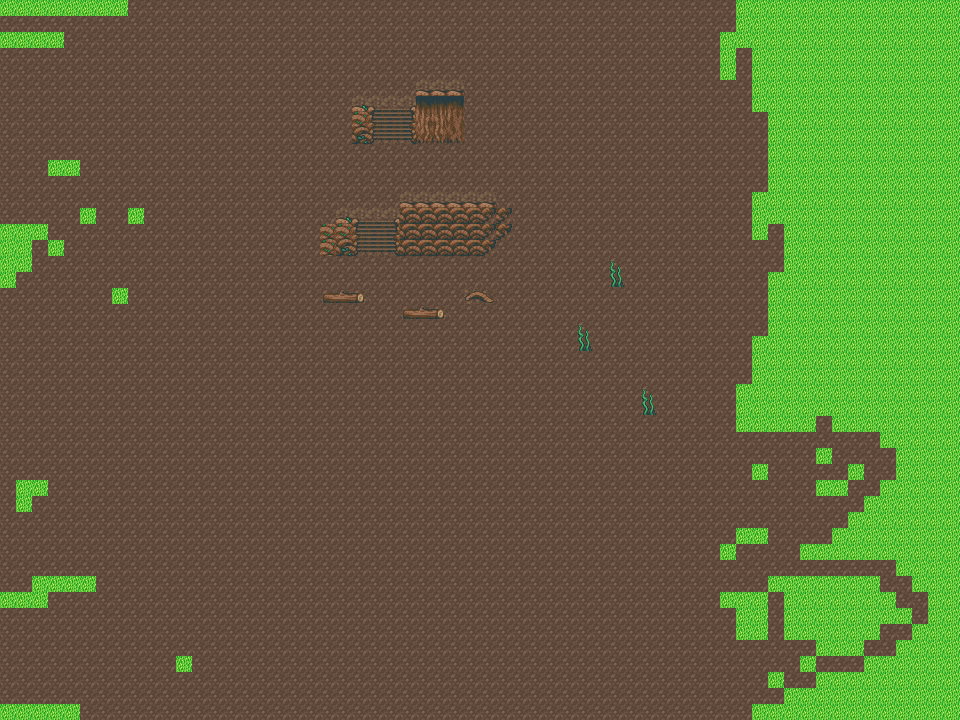

This game map was drawn from its Tiled (.tmx) file and the tilesets committed beside it. A one-line description and the trimmed map source follow:
An orthogonal 60x45 tile map with 16x16 px tiles, 4 tile layers (Lowest Background, Lower Background, Background, Tree), 4 tilesets and 23 objects.

<map version="1.10" tiledversion="1.10.1" orientation="orthogonal" renderorder="right-down" width="60" height="45" tilewidth="16" tileheight="16" infinite="0" nextlayerid="11" nextobjectid="102">
 <editorsettings>
  <export target="wastetown..tmx" format="tmx" />
 </editorsettings>
 <tileset firstgid="1" source="../../../../common/maps/tileset/main.tsx" />
 <tileset firstgid="10113" source="../../../../common/maps/tileset/buildings.tsx" />
 <tileset firstgid="11905" source="../../../../common/maps/tileset/main-nocollide.tsx" />
 <tileset firstgid="22017" source="../../../../common/maps/tileset/dungeon/dungeon_bis.tsx" />
 <layer id="10" name="Lowest Background" width="60" height="45">
  <data>[2700 cells, 2700 non-empty, 2 distinct tile ids]</data>
 </layer>
 <layer id="8" name="Lower Background" width="60" height="45">
  <data>[2700 cells, 2151 non-empty, 3 distinct tile ids]</data>
 </layer>
 <layer id="7" name="Background" width="60" height="45">
  <data>[2700 cells, 103 non-empty, 30 distinct tile ids]</data>
 </layer>
 <layer id="9" name="Tree" width="60" height="45">
  <properties>
   <property name="spriteLayer" type="bool" value="true" />
  </properties>
  <data>[2700 cells, 35 non-empty, 7 distinct tile ids]</data>
 </layer>
 <objectgroup id="4" name="Objects">
  <object id="38" template="../../../../common/maps/obj/entry_up.tx" x="257.201" y="431.972" width="48" height="16">
   <properties>
    <property name="teleport" value="" />
   </properties>
  </object>
  <object id="48" template="../../../../common/maps/obj/treasure.tx" x="469.526" y="139.385"><properties><property name="reward">[
  {
    "type": "card",
    "sourceDeck": "decks/rewards/tier-S.dck",
    "probability": 0.005,
    "count": 1,
    "addMaxCount": 2
  },
  {
    "type": "card",
    "sourceDeck": "decks/rewards/tier-A.dck",
    "probability": 0.03,
    "count": 1,
    "addMaxCount": 2
  },
  {
    "type": "card",
    "sourceDeck": "decks/rewards/tier-B.dck",
    "probability": 0.175,
    "count": 1,
    "addMaxCount": 2
  },
  {
    "type": "card",
    "sourceDeck": "decks/rewards/tier-C.dck",
    "probability": 0.45,
    "count": 1,
    "addMaxCount": 2
  },
  {
    "type": "card",
    "sourceDeck": "decks/rewards/tier-D.dck",
    "probability": 0.84,
    "count": 1,
    "addMaxCount": 2
  },
  {
    "type": "card",
    "sourceDeck": "decks/rewards/tier-E.dck",
    "probability": 0.51,
    "count": 1,
    "addMaxCount": 2
  }
]</property></properties></object>
  <object id="54" template="../../../../common/maps/obj/enemy.tx" x="104.779" y="294.529">
   <properties>
    <property name="enemy" value="Viper" />
    <property name="threatRange" type="int" value="30" />
   </properties>
  </object>
  <object id="55" template="../../../../common/maps/obj/enemy.tx" x="402.895" y="74.509">
   <properties>
    <property name="effect">{ "startBattleWithCard": [ "Epic Struggle|JUD", "Forest|PALP", "Overwhelming Instinct|ONS" ] }</property>
    <property name="enemy" value="Garruk" />
   </properties>
  </object>
  <object id="56" template="../../../../common/maps/obj/enemy.tx" x="152.342" y="106.129">
   <properties>
    <property name="enemy" value="Bear" />
    <property name="threatRange" type="int" value="60" />
   </properties>
  </object>
  <object id="62" template="../../../../common/maps/obj/enemy.tx" x="79.889" y="367.701">
   <properties>
    <property name="enemy" value="Squirrel" />
    <property name="threatRange" type="int" value="30" />
   <property name="effect">{"startBattleWithCard": ["Forest|TMP", "Forest|TMP", "Nut Collector|ODY"]}</property>
    </properties>
  </object>
  <object id="63" template="../../../../common/maps/obj/enemy.tx" x="513.96" y="174.058">
   <properties>
    <property name="enemy" value="Treefolk" />
    <property name="threatRange" type="int" value="20" />
   </properties>
  </object>
  <object id="65" template="../../../../common/maps/obj/enemy.tx" x="385.042" y="366.783">
   <properties>
    <property name="enemy" value="Fox" />
    <property name="threatRange" type="int" value="40" />
   </properties>
  </object>
  <object id="66" template="../../../../common/maps/obj/enemy.tx" x="65.5575" y="124.951">
   <properties>
    <property name="enemy" value="Beastmaster" />
    <property name="threatRange" type="int" value="40" />
   <property name="effect">{ "startBattleWithCard": [ "Dual Nature" ] }</property></properties>
  </object>
  <object id="67" template="../../../../common/maps/obj/enemy.tx" x="478.558" y="111.013">
   <properties>
    <property name="enemy" value="Treefolk" />
    <property name="threatRange" type="int" value="20" />
   </properties>
  </object>
  <object id="68" template="../../../../common/maps/obj/treasure.tx" x="158.902" y="22.969"><properties><property name="reward">[
  {
    "type": "card",
    "sourceDeck": "decks/rewards/tier-S.dck",
    "probability": 0.005,
    "count": 1,
    "addMaxCount": 2
  },
  {
    "type": "card",
    "sourceDeck": "decks/rewards/tier-A.dck",
    "probability": 0.03,
    "count": 1,
    "addMaxCount": 2
  },
  {
    "type": "card",
    "sourceDeck": "decks/rewards/tier-B.dck",
    "probability": 0.175,
    "count": 1,
    "addMaxCount": 2
  },
  {
    "type": "card",
    "sourceDeck": "decks/rewards/tier-C.dck",
    "probability": 0.45,
    "count": 1,
    "addMaxCount": 2
  },
  {
    "type": "card",
    "sourceDeck": "decks/rewards/tier-D.dck",
    "probability": 0.84,
    "count": 1,
    "addMaxCount": 2
  },
  {
    "type": "card",
    "sourceDeck": "decks/rewards/tier-E.dck",
    "probability": 0.51,
    "count": 1,
    "addMaxCount": 2
  }
]</property></properties></object>
  <object id="70" template="../../../../common/maps/obj/gold.tx" x="68.0821" y="226.099" />
  <object id="71" template="../../../../common/maps/obj/gold.tx" x="361.025" y="300.077" />
  <object id="72" template="../../../../common/maps/obj/gold.tx" x="45.6927" y="80.6475" />
  <object id="88" template="../../../../common/maps/obj/manashards.tx" x="288" y="64" />
  <object id="89" template="../../../../common/maps/obj/manashards.tx" x="303.5" y="62" />
  <object id="90" template="../../../../common/maps/obj/manashards.tx" x="320.5" y="270" />
  <object id="91" template="../../../../common/maps/obj/manashards.tx" x="513" y="336.5" />
  <object id="95" template="../../../../common/maps/obj/collision.tx" x="959.522" y="-0.444937" width="19.5" height="721.096" />
  <object id="97" template="../../../../common/maps/obj/collision.tx" x="-19.6718" y="-0.999624" width="19.5" height="721.096" />
  <object id="98" template="../../../../common/maps/obj/collision.tx" x="0.644303" y="-19.8984" width="961.602" height="19.4806" />
  <object id="100" template="../../../../common/maps/obj/collision.tx" x="637.531" y="718.806" width="341.251" height="19.4806" />
  <object id="101" template="../../../../common/maps/obj/collision.tx" x="-5.2616" y="719.278" width="341.251" height="19.4806" />
 </objectgroup>
</map>
